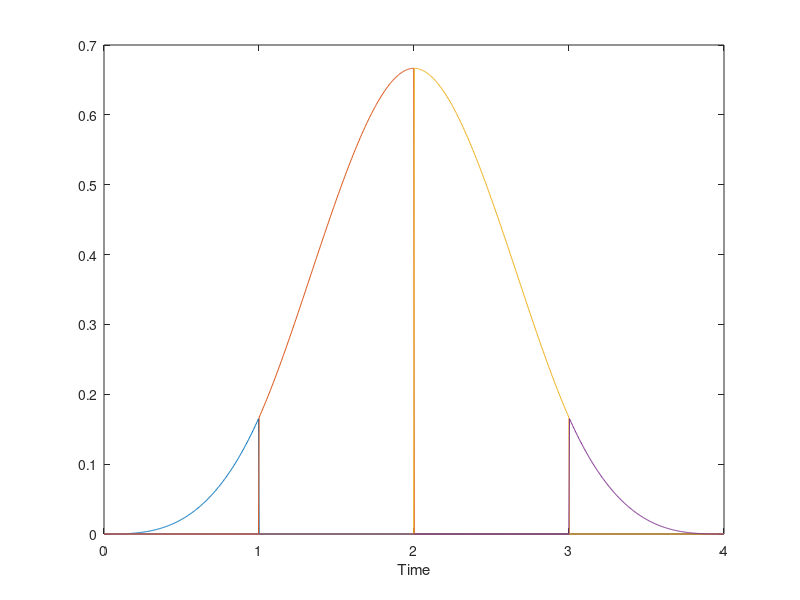

The MATLAB script that drew this image:

t0 = 0;
t1 = 1;
t2 = 2;
t3 = 3;
t4 = 4;

t = linspace(t0, t4, 1000);

interval1 = (t < t1);
interval2 = (t >= t1) & (t < t2);
interval3 = (t >= t2) & (t < t3);
interval4 = (t >= t3) & (t < t4);

b1= interval1 .* ((t-t0)./(t3-t0)).*((t-t0)./(t2-t0)).*((t-t0)./(t1-t0)); % t is in [t0,t1)

b2= interval2 .* (((t-t0)./(t3-t0)).*((t-t0)./(t2-t0)).*((t2-t)./(t2-t1)) + ((t-t0)./(t3-t0)).*((t3-t)./(t3-t1)).*((t-t1)./(t2-t1)) +((t4-t)./(t4-t1)).*((t-t1)./(t3-t1)).*((t-t1)./(t2-t1))) ; % t is in [t1, t2)


b3= interval3 .* (((t-t0)./(t3-t0)).*((t3-t)./(t3-t1)).*((t3-t)./(t3-t2)) + ((t4-t)./(t4-t1)).*((t-t1)./(t3-t1)).*((t3-t)./(t3-t2)) +((t4-t)./(t4-t1)).* ((t4-t)./(t4-t2)).*((t-t2)./(t3-t2))); % t is in [t2, t3)


b4= interval4 .* ((t4-t)./(t4-t1)).*((t4-t)./(t4-t2)).*((t4-t)./(t4-t3)); % t is in [t3,t4)

plot(t, b1)
xlabel('Time')
hold on 
plot(t, b2)
hold on 
plot(t, b3)
hold on 
plot(t, b4)



